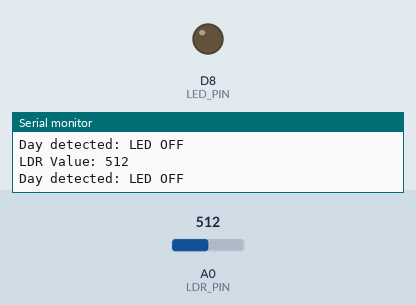
Simulated run of this sketch. Board: ESP8266 (NodeMCU). Shown: output pins drawn as LEDs (lit = HIGH), the last lines printed to the serial monitor. The test bench sets the inputs (shaded band); at power-on: A0 (LDR_PIN) = 512.

Above: at 1.8 s.
1.9 s: A0 (LDR_PIN) set to 484
At 2.5 s:
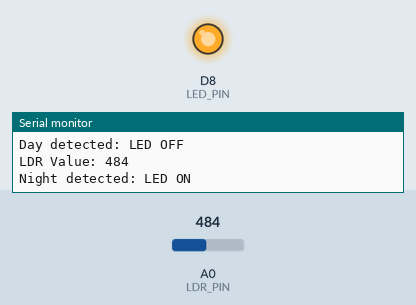
3.5 s: A0 (LDR_PIN) set to 510
At 5.2 s:
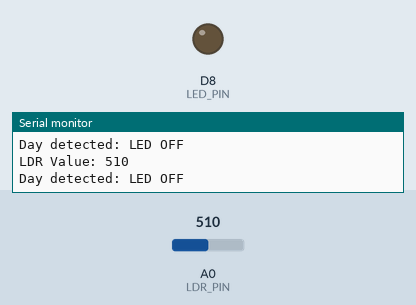
5.5 s: A0 (LDR_PIN) set to 490
At 6.8 s:
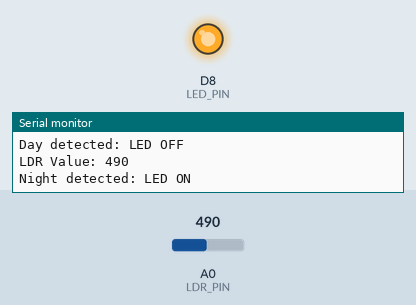
Timing chart, 0 to 8.5 s (numbered marks = the images above; inputs shaded):
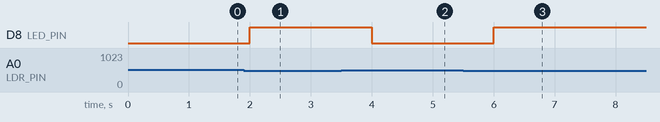

The sketch:

ldr.ino
```cpp
#define LDR_PIN A0   // LDR sensor connected to Analog Pin A0
#define LED_PIN D8   // LED connected to GPIO5 (D1) on NodeMCU ESP8266

void setup() {
  Serial.begin(115200);
  Serial.println("LDR Sensor Initialized...");

  pinMode(LED_PIN, OUTPUT);
  digitalWrite(LED_PIN, LOW); // Start with LED off
}

void loop() {
  int ldrValue = analogRead(LDR_PIN); // Read LDR sensor value
  Serial.print("LDR Value: ");
  Serial.println(ldrValue);

  // Adjust threshold based on your environment (e.g., 500 for medium brightness)
  if (ldrValue < 500) {
    digitalWrite(LED_PIN, HIGH);  // Turn on LED at night
    Serial.println("Night detected: LED ON");
  } else {
    digitalWrite(LED_PIN, LOW);   // Turn off LED during the day
    Serial.println("Day detected: LED OFF");
  }

  delay(1000); // Wait 1 second before next reading
}
```

Measured:
- the behaviour switches between 500 and 499 on A0 (LDR_PIN) (found by bisection; images 0 and 1)
- after the input at 1.9 s, D8 (LED_PIN): LOW → HIGH after 0.10 s
- after the input at 3.5 s, D8 (LED_PIN): HIGH → LOW after 0.50 s
- after the input at 5.5 s, D8 (LED_PIN): LOW → HIGH after 0.50 s
